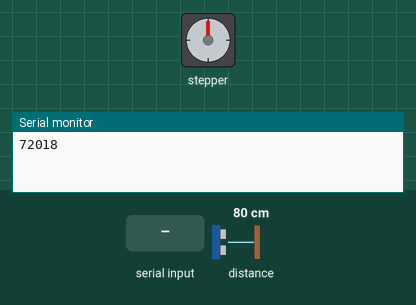
Recording of a sketch running on a simulated Arduino Uno, built with avr-gcc and run on an emulated ATmega328P. On the bench: stepper motor, the last lines printed to the serial monitor. Inputs (shaded band) come from the test bench; at power-on: distance to the obstacle 80 cm. Stepper angles assume 200 steps per turn.

Above: at 1.2 s.
1.3 s: "1\n" received over Serial
At 2.89 s:
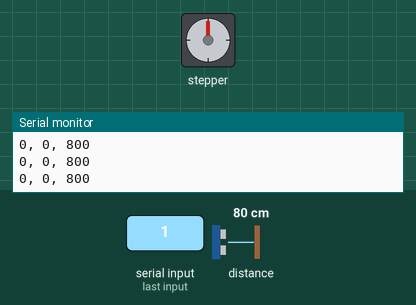
4.3 s: distance to the obstacle set to 2 cm
7.3 s: distance to the obstacle set to 4 cm
At 7.66 s:
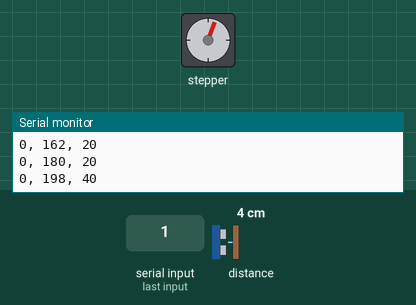
Timing chart, 0 to 23.6 s (numbered marks = the images above; inputs shaded):
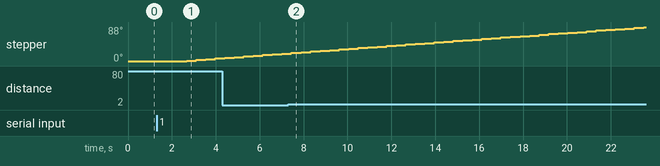

The sketch:

system_code.ino
```cpp
#include <Wire.h>
#include "Adafruit_MotorShield.h"
#include <SparkFun_VL53L1X.h>

#define MAGICNUMBER 72019
#define SHORT_RANGE 0
#define MID_RANGE   1
#define LONG_RANGE  2

// Create the motor shield object with the default I2C address
Adafruit_MotorShield AFMS = Adafruit_MotorShield();
// Connect a stepper motor with 200 steps per revolution (1.8 degree)
// to motor port #2 (M3 and M4)
Adafruit_StepperMotor *myMotor = AFMS.getStepper(200, 2);

// Create the LIDAR sensor object
//Optional interrupt and shutdown pins.
#define SHUTDOWN_PIN 2
#define INTERRUPT_PIN 3
SFEVL53L1X distanceSensor;//(Wire, SHUTDOWN_PIN, INTERRUPT_PIN);


const int numReadings = 10;
int pointCounter =0;
String readstr;
bool reading = true;
bool powerup = true;

void setup(void) {
  Serial.begin(9600); // set up Serial library at 9600 bps
  AFMS.begin(); // create with the default frequency 1.6KHz
  myMotor->setSpeed(1); // 0.5 rpm
  Wire.begin(); // start I2C

  if (distanceSensor.init() == false)
  {
    Serial.println(MAGICNUMBER);
  } else {
    Serial.println(MAGICNUMBER-1);
  }

  //Call setDistanceMode with 0, 1, or 2 to change the sensing range.
  distanceSensor.setDistanceModeShort();//(SHORT_RANGE);
}

void loop(void) {
  int distance, degree, turnNo;
  readstr = "";

  // Wait for a start signal
  while (readstr.compareTo("")==0) {
    readstr = Serial.readStringUntil('\n');
  }

  reading = true;
  pointCounter = 0;
  degree = 0;
  turnNo = 0;

  // Start
  while(reading==true) {

    // Read
    if (pointCounter<410) {
      pointCounter = pointCounter+1;
      //Poll for completion of measurement. Takes 40-50ms.
      //while (distanceSensor.newDataReady() == false)
      delay(5);

      distanceSensor.startRanging(); //Write configuration bytes to initiate measurement
      distance = distanceSensor.getDistance(); //Get the result of the measurement from the sensor
      distanceSensor.stopRanging();

      Serial.print(turnNo); Serial.print(", ");
      Serial.print(degree); Serial.print(", ");
      Serial.print(distance);
      Serial.println();

      if (pointCounter>10) {
        if (pointCounter<=210) {
          turnNo = 0; //clockwise
          degree+=18;
          myMotor->step(1, FORWARD, SINGLE); // 1 motor step clockwise
        }
        if (pointCounter>210) {
          turnNo = 1; //counter-clockwise
          degree-=18;
          myMotor->step(1, BACKWARD, SINGLE); // 1 motor step counter-clockwise
        }
    }

      delay(95); // delay in between reads for stability
    } else {
      reading = false;
    }
  }
}
```
